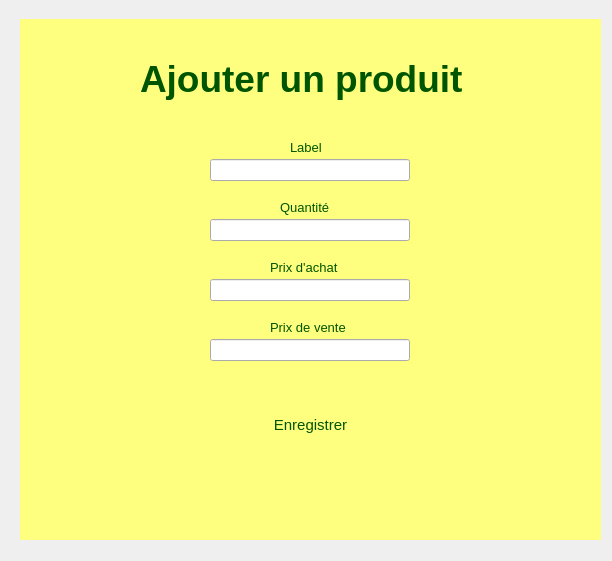
<?xml version="1.0" encoding="UTF-8"?>
<ui version="4.0">
 <class>save</class>
 <widget class="QDialog" name="save">
  <property name="geometry">
   <rect>
    <x>0</x>
    <y>0</y>
    <width>612</width>
    <height>561</height>
   </rect>
  </property>
  <property name="windowTitle">
   <string>Dialog</string>
  </property>
  <widget class="QWidget" name="widget" native="true">
   <property name="geometry">
    <rect>
     <x>10</x>
     <y>9</y>
     <width>591</width>
     <height>531</height>
    </rect>
   </property>
   <property name="styleSheet">
    <string notr="true"/>
   </property>
   <widget class="QLabel" name="label">
    <property name="geometry">
     <rect>
      <x>280</x>
      <y>130</y>
      <width>55</width>
      <height>16</height>
     </rect>
    </property>
    <property name="font">
     <font>
      <pointsize>10</pointsize>
     </font>
    </property>
    <property name="styleSheet">
     <string notr="true">color: rgb(0, 85, 0);</string>
    </property>
    <property name="text">
     <string>Label</string>
    </property>
   </widget>
   <widget class="QLabel" name="label_2">
    <property name="geometry">
     <rect>
      <x>260</x>
      <y>250</y>
      <width>101</width>
      <height>16</height>
     </rect>
    </property>
    <property name="font">
     <font>
      <pointsize>10</pointsize>
     </font>
    </property>
    <property name="styleSheet">
     <string notr="true">color:rgb(0, 85, 0)</string>
    </property>
    <property name="text">
     <string>Prix d'achat</string>
    </property>
   </widget>
   <widget class="QLabel" name="label_5">
    <property name="geometry">
     <rect>
      <x>130</x>
      <y>40</y>
      <width>331</width>
      <height>61</height>
     </rect>
    </property>
    <property name="font">
     <font>
      <pointsize>20</pointsize>
     </font>
    </property>
    <property name="styleSheet">
     <string notr="true">color: rgb(0, 85, 0);</string>
    </property>
    <property name="text">
     <string>&lt;html&gt;&lt;head/&gt;&lt;body&gt;&lt;p&gt;&lt;span style=&quot; font-size:28pt; font-weight:700;&quot;&gt;Ajouter un produit&lt;/span&gt;&lt;/p&gt;&lt;/body&gt;&lt;/html&gt;</string>
    </property>
   </widget>
   <widget class="QLabel" name="label_6">
    <property name="geometry">
     <rect>
      <x>10</x>
      <y>10</y>
      <width>591</width>
      <height>531</height>
     </rect>
    </property>
    <property name="styleSheet">
     <string notr="true">border-: 0%;

background-color: rgb(255, 255, 127);</string>
    </property>
    <property name="text">
     <string/>
    </property>
   </widget>
   <widget class="QLineEdit" name="lineEdit_1">
    <property name="geometry">
     <rect>
      <x>200</x>
      <y>150</y>
      <width>200</width>
      <height>22</height>
     </rect>
    </property>
   </widget>
   <widget class="QLineEdit" name="lineEdit_2">
    <property name="geometry">
     <rect>
      <x>200</x>
      <y>270</y>
      <width>200</width>
      <height>22</height>
     </rect>
    </property>
   </widget>
   <widget class="QLineEdit" name="lineEdit_3">
    <property name="geometry">
     <rect>
      <x>200</x>
      <y>330</y>
      <width>200</width>
      <height>22</height>
     </rect>
    </property>
   </widget>
   <widget class="QLineEdit" name="lineEdit_4">
    <property name="geometry">
     <rect>
      <x>200</x>
      <y>210</y>
      <width>200</width>
      <height>22</height>
     </rect>
    </property>
   </widget>
   <widget class="QLabel" name="label_7">
    <property name="geometry">
     <rect>
      <x>260</x>
      <y>310</y>
      <width>111</width>
      <height>16</height>
     </rect>
    </property>
    <property name="font">
     <font>
      <pointsize>10</pointsize>
     </font>
    </property>
    <property name="styleSheet">
     <string notr="true">color:rgb(0, 85, 0);</string>
    </property>
    <property name="text">
     <string>Prix de vente</string>
    </property>
   </widget>
   <widget class="QLabel" name="label_8">
    <property name="geometry">
     <rect>
      <x>270</x>
      <y>190</y>
      <width>55</width>
      <height>16</height>
     </rect>
    </property>
    <property name="font">
     <font>
      <pointsize>10</pointsize>
     </font>
    </property>
    <property name="styleSheet">
     <string notr="true">color:rgb(0, 85, 0);</string>
    </property>
    <property name="text">
     <string>Quantité</string>
    </property>
   </widget>
   <widget class="QPushButton" name="pushButton">
    <property name="geometry">
     <rect>
      <x>220</x>
      <y>390</y>
      <width>161</width>
      <height>51</height>
     </rect>
    </property>
    <property name="font">
     <font>
      <pointsize>11</pointsize>
     </font>
    </property>
    <property name="styleSheet">
     <string notr="true">QPushButton#pushButton{
	color:rgb(0, 85, 0);
	border-radius:10px;
	font-weight:bolder;
}


</string>
    </property>
    <property name="text">
     <string>Enregistrer</string>
    </property>
   </widget>
   <zorder>label_6</zorder>
   <zorder>label</zorder>
   <zorder>label_2</zorder>
   <zorder>label_5</zorder>
   <zorder>lineEdit_1</zorder>
   <zorder>lineEdit_2</zorder>
   <zorder>lineEdit_3</zorder>
   <zorder>lineEdit_4</zorder>
   <zorder>label_7</zorder>
   <zorder>label_8</zorder>
   <zorder>pushButton</zorder>
  </widget>
 </widget>
 <resources/>
 <connections/>
</ui>
